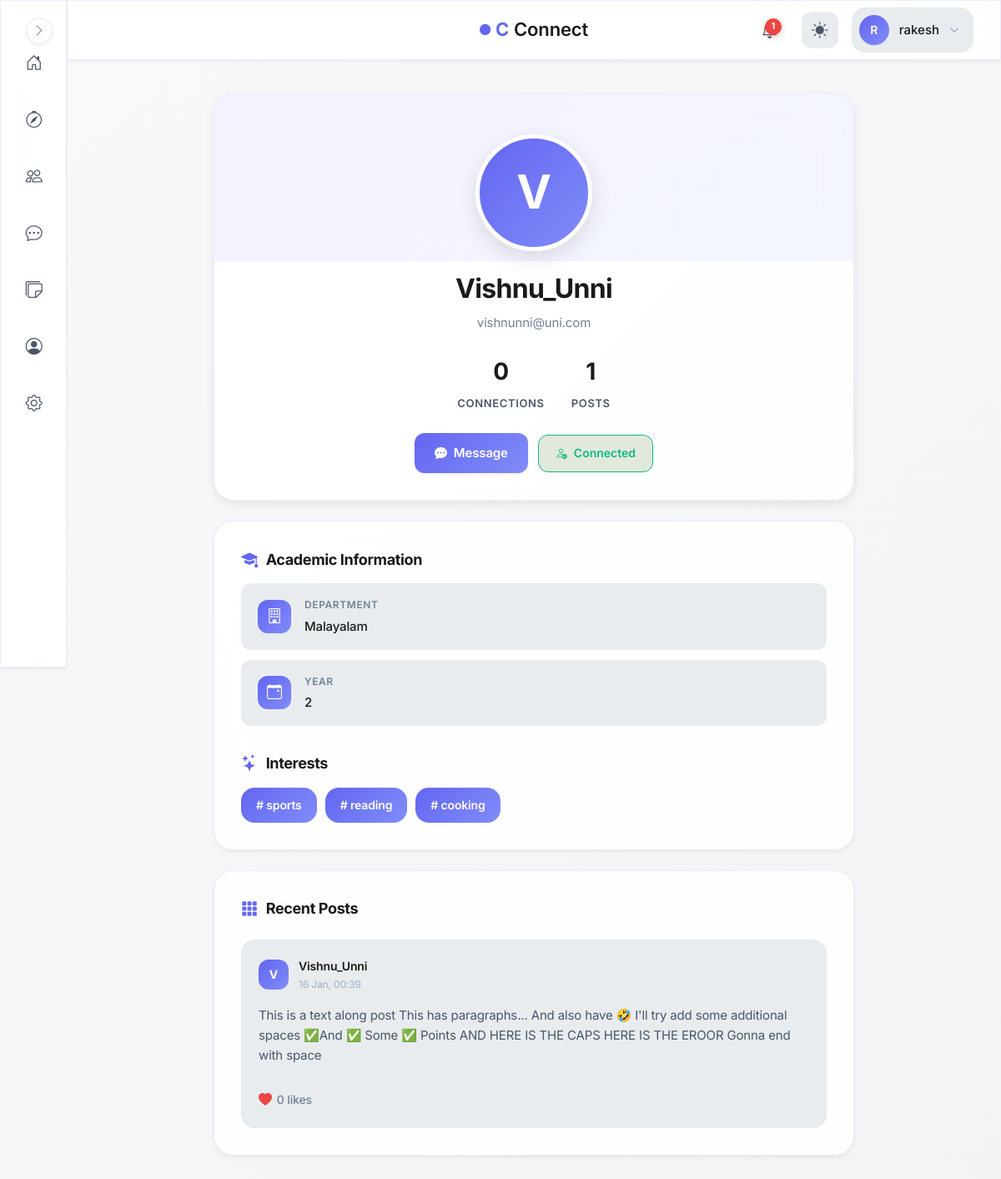
Page /user/22 (signed in) on the committed database.
### models.py (models this page shows, shortened)
class User(UserMixin, db.Model):
    id = db.Column(db.Integer, primary_key=True, autoincrement=True)  # Unique identifier
    username = db.Column(db.String(100), nullable=False)  # Name of the user (later can add this unique if needed)
    email = db.Column(db.String(120), nullable=False, unique=True)  # Email of the user
    password = db.Column(db.String(200), nullable=False)  # Passwords not hashed yet (done in setup_db.py)
    created_at = db.Column(db.DateTime, default=db.func.now())  # Timestamp of account creation
    last_login = db.Column(db.DateTime, nullable=True)  # Timestamp of last login
    pass

class Profile(db.Model):
    id = db.Column(db.Integer, primary_key=True, autoincrement=True)  # Unique identifier
    user_id = db.Column(db.Integer, db.ForeignKey('user.id'), nullable=False,unique=True)  # Foreign key to User
    bio = db.Column(db.Text, nullable=True)
    profile_picture = db.Column(db.String(225), nullable=True)  # URL to profile
    department = db.Column(db.String(100), nullable=True)
    year=db.Column(db.String(20),nullable=True)
    interests=db.Column(db.JSON,nullable=True,default=list) #or db.String(500), can be comma separated values or db.Text
    location = db.Column(db.String(150), nullable=True)
    visibility = db.Column(db.String(50), default='public')  # public, private, connections-only
    updated_at = db.Column(db.DateTime, default=db.func.now(), onupdate=db.func.now())
    user = db.relationship('User', backref=db.backref('profile', uselist=False)) #here changed 'profiles' to 'profile'

class Post(db.Model):
    __tablename__ = "posts"
    id = db.Column(db.Integer, primary_key=True)
    user_id = db.Column(db.Integer, db.ForeignKey("user.id"), nullable=False)
    content = db.Column(db.Text, nullable=False)
    image_path = db.Column(db.String(255), nullable=True)
    created_at = db.Column(db.DateTime, default=db.func.now(), index=True)
    user = db.relationship("User", backref="posts", lazy=True)
    likes = db.relationship(
        "PostLike",
        backref="post",
        cascade="all, delete-orphan",
        lazy="select"
    )

### blueprints/main/routes.py (the view)
@main.route("/user/<int:user_id>")
@login_required
def view_user_profile(user_id):
    if user_id <= 0 or user_id == current_user.id:
        return redirect(url_for("auth.profile"))
    user = User.query.get_or_404(user_id)
    profile = user.profile
    conn = Connection.query.filter(
        ((Connection.user_id == current_user.id) & (Connection.target_user_id == user_id)) |
        ((Connection.user_id == user_id) & (Connection.target_user_id == current_user.id))
    ).first()
    posts = (
        Post.query
        .filter_by(user_id=user.id)
        .order_by(Post.created_at.desc())
        .limit(10)
        .all()
    )
    if current_user.id != user.id:
        try:
            last_visit = (
                ProfileVisit.query
                .filter_by(viewer_id=current_user.id, viewed_id=user.id)
                .order_by(ProfileVisit.timestamp.desc())
                .first()
            )
            if not last_visit or (datetime.now(timezone.utc) - last_visit.timestamp).total_seconds() > 1800: #30 minutes
                v = ProfileVisit(viewer_id=current_user.id, viewed_id=user.id)
                db.session.add(v)
                db.session.commit()
        except:
            db.session.rollback()
    return render_template(
        "main/user_profile.html",
        user=user,
        profile=profile,
        conn=conn,
        posts=posts
    )

### blueprints/main/templates/main/user_profile.html (shortened to what this page needs)
{% extends "base.html" %}
{% block body %}
<div class="user-profile-page">
    <section class="user-profile-header">
        <div class="user-profile-header__avatar">
            {% if user.profile and user.profile.profile_picture %}
                <span class="user-profile-header__avatar-fallback" style="display: none;">
                    {{ user.username[0].upper() }}
                </span>
            {% else %}
                <span class="user-profile-header__avatar-fallback">
                    {{ user.username[0].upper() }}
                </span>
            {% endif %}
        </div>
        <h1 class="user-profile-header__name">{{ user.username }}</h1>
        <p class="user-profile-header__email">{{ user.email }}</p>
        <div class="user-profile-header__stats">
            <div class="user-profile-header__stat">
                <span class="user-profile-header__stat-value">
                    {{ user.connection_count if user.connection_count is defined else '0' }}
                </span>
                <span class="user-profile-header__stat-label">Connections</span>
            </div>
            <div class="user-profile-header__stat">
                <span class="user-profile-header__stat-value">
                    {{ posts|length if posts else '0' }}
                </span>
                <span class="user-profile-header__stat-label">Posts</span>
            </div>
        </div>
<div class="user-profile-header__actions">
    {% if conn is none %}
        <form method="POST" action="{{ url_for('connections.connections_send', target_id=user.id) }}" style="margin: 0;">
            <input type="hidden" name="csrf_token" value="{{ csrf_token() }}">
            <button type="submit" class="user-profile-header__btn user-profile-header__btn--primary">
                <i class="bi bi-person-plus"></i>
                <span>Connect</span>
            </button>
        </form>
    {% elif conn.status == 'pending' and conn.user_id == current_user.id %}
        <div class="user-profile-header__status user-profile-header__status--pending">
            <i class="bi bi-clock-fill"></i>
            <span>Request Pending</span>
        </div>
    {% elif conn.status == 'accepted' %}
        <a href="{{ url_for('messages.chat', user_id=user.id) }}"
           class="user-profile-header__btn user-profile-header__btn--primary">
            <i class="bi bi-chat-dots-fill"></i>
            <span>Message</span>
        </a>
        <div class="user-profile-header__dropdown" id="profileDropdown">
            <button class="user-profile-header__status user-profile-header__status--connected" onclick="toggleDropdown(event)">
                <i class="bi bi-person-check"></i>
                <span>Connected</span>
            </button>
        </div>
    {% endif %}
</div>
    </section>
    <section class="user-profile-details">
        {% if profile and (profile.department or profile.year or profile.location) %}
        <div class="user-profile-details__section">
            <h2 class="user-profile-details__title">
                <i class="bi bi-mortarboard-fill"></i>
                Academic Information
            </h2>
            <div class="user-profile-details__info-grid">
                {% if profile.department %}
                <div class="user-profile-details__info-item">
                    <div class="user-profile-details__info-icon">
                        <i class="bi bi-building"></i>
                    </div>
                    <div class="user-profile-details__info-content">
                        <div class="user-profile-details__info-label">Department</div>
                        <div class="user-profile-details__info-value">{{ profile.department }}</div>
                    </div>
                </div>
                {% endif %}
                {% if profile.year %}
                <div class="user-profile-details__info-item">
                    <div class="user-profile-details__info-icon">
                        <i class="bi bi-calendar-event"></i>
                    </div>
                    <div class="user-profile-details__info-content">
                        <div class="user-profile-details__info-label">Year</div>
                        <div class="user-profile-details__info-value">{{ profile.year }}</div>
                    </div>
                </div>
                {% endif %}
            </div>
        </div>
        {% endif %}
        {% if profile and profile.interests %}
        <div class="user-profile-details__section">
            <h2 class="user-profile-details__title">
                <i class="bi bi-stars"></i>
                Interests
            </h2>
            <div class="user-profile-details__interests">
                {% for interest in profile.interests %}
                    <span class="user-profile-details__interest-tag"># {{ interest }}</span>
                {% endfor %}
            </div>
        </div>
        {% endif %}
    </section>
    <section class="user-profile-posts">
        <div class="user-profile-posts__header">
            <h2 class="user-profile-posts__title">
                <i class="bi bi-grid-3x3-gap-fill"></i>
                Recent Posts
            </h2>
        </div>
        {% if posts %}
        <div class="user-profile-posts__list">
            {% for post in posts %}
            <article class="post-card">
                <header class="post-card__header">
                    <div class="post-card__meta">
                        <div class="post-card__avatar">
                            {{ user.username[0].upper() }}
                        </div>
                        <div class="post-card__info">
                            <div class="post-card__author">{{ user.username }}</div>
                            <div class="post-card__time">{{ post.created_at.strftime("%d %b, %H:%M") }}</div>
                        </div>
                    </div>
                </header>
                <div class="post-card__content">
                    {{ post.content }}
                </div>
                <footer class="post-card__footer">
                    <div class="post-card__stat">
                        <i class="bi bi-heart-fill"></i>
                        <span>{{ post.likes|length if post.likes else 0 }} likes</span>
                    </div>
                </footer>
            </article>
            {% endfor %}
        </div>
        {% else %}
        <div class="user-profile-details__empty">
            <i class="bi bi-inbox"></i>
            <p style="margin: 0;">No posts yet</p>
        </div>
        {% endif %}
    </section>
</div>
{% endblock %}

### templates/base.html (shortened to what this page needs)
<!DOCTYPE html>
<html lang="en">
<head>
    <link rel="stylesheet" href="https://cdn.jsdelivr.net/npm/bootstrap-icons@1.11.1/font/bootstrap-icons.css">
    <link href="https://cdn.jsdelivr.net/npm/bootstrap@5.3.2/dist/css/bootstrap.min.css" rel="stylesheet">
    <link rel="stylesheet" href="{{ url_for('static', filename='css/global.css') }}">
</head>
<body>
    {% if current_user.is_authenticated %}
        <aside class="sidebar glass-effect" id="sidebar">
            <nav class="sidebar__nav">
                <a href="{{ url_for('main.dashboard') }}" class="sidebar__link" data-tooltip="Dashboard">
                    <div class="sidebar__link-icon">
                        <i class="bi bi-house-door"></i>
                    </div>
                </a>
                <a href="{{ url_for('main.search_page') }}" class="sidebar__link" data-tooltip="Discover">
                    <div class="sidebar__link-icon">
                        <i class="bi bi-compass"></i>
                    </div>
                </a>
                <a href="{{ url_for('connections.connections_home') }}" class="sidebar__link" data-tooltip="Connections">
                    <div class="sidebar__link-icon">
                        <i class="bi bi-people"></i>
                    </div>
                </a>
                <a href="{{ url_for('messages.inbox') }}" class="sidebar__link" data-tooltip="Messages">
                    <div class="sidebar__link-icon">
                        <i class="bi bi-chat-dots"></i>
                    </div>
                </a>
                <a href="/campus-board" class="sidebar__link" data-tooltip="Messages">
                    <div class="sidebar__link-icon">
                        <i class="bi bi-stickies"></i>
                    </div>
                </a>
                <a href="{{ url_for('auth.profile') }}" class="sidebar__link" data-tooltip="Profile">
                    <div class="sidebar__link-icon">
                        <i class="bi bi-person-circle"></i>
                    </div>
                </a>
                <a href="{{ url_for('main.settings') }}" class="sidebar__link" data-tooltip="Settings">
                    <div class="sidebar__link-icon">
                        <i class="bi bi-gear"></i>
                    </div>
                </a>
            </nav>
            <button class="sidebar__toggle" id="sidebarToggle" aria-label="Toggle sidebar">
                <i class="bi bi-chevron-right"></i>
            </button>
        </aside>
        <header class="topbar glass-effect">
            <div class="topbar__container">
                <div class="topbar__center">
                    <a href="{{ url_for('main.home') }}" class="topbar__brand">
                        <span class="brand-icon-small">
                            <i class="bi bi-circle-fill"></i>
                        </span>
                        <span class="brand-c">C</span>
                        <span class="brand-text">Connect</span>
                    </a>
                </div>
                <div class="topbar__actions">
                    <a href="{{ url_for('notifications.notifications_list') }}" class="topbar__icon-btn" aria-label="Notifications">
                        {% set unread = current_user.notifications | selectattr("is_read", "equalto", False) | list %}
                        {% if unread|length > 0 %}
                        <span class="topbar__badge">{{ unread|length }}</span>
                        {% endif %}
                    </a>
                    <button class="topbar__icon-btn topbar__theme-toggle" id="themeToggle" aria-label="Toggle theme">
                        <i class="bi bi-sun-fill" id="themeIcon"></i>
                    </button>
                    <div class="topbar__profile" id="profileDropdown">
                        <button class="topbar__profile-btn" aria-label="Profile menu">
                            <div class="topbar__avatar">
                                {{ current_user.username[0].upper() }}
                            </div>
                            <span class="topbar__username">{{ current_user.username }}</span>
                            <i class="bi bi-chevron-down topbar__profile-arrow"></i>
                        </button>
                    </div>
                </div>
            </div>
        </header>
    {% endif %}
    <main class="main-content">
        {% block body %}{% endblock %}
    </main>
</body>
</html>

### rows in the picture
User: username "R", username "rakesh"
User: username "V", username "Vishnu_Unni", email "vishnunni@uni.com"
Profile: department "Malayalam", year "2"
Post: created_at "16 Jan, 00:39", content "This is a text along post This has paragraphs... And also have 🤣 I'll try add some additional spaces ✅And ✅ Some ✅ Points AND HERE IS THE CAPS HERE IS THE EROOR Gonna end with space", likes|length "0"

### other values in the picture
{{ unread|length }} "1"
{{ user.connection_count if user.connection_count is defined else '0' }} "0"
{{ posts|length if posts else '0' }} "1"
{{ interest }} "sports" "reading" "cooking"
